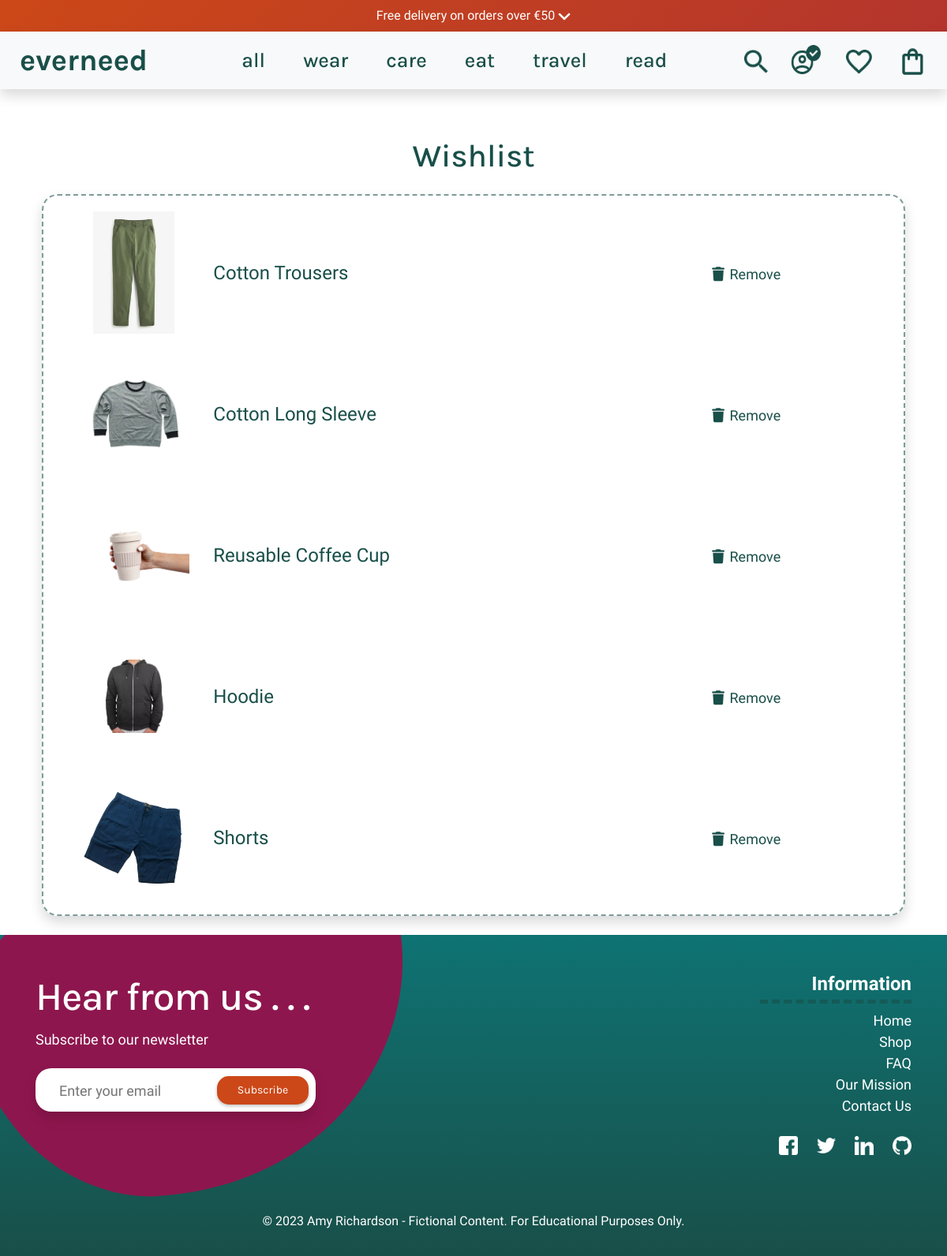
Before: /wishlist/ (signed in) with the older database file.
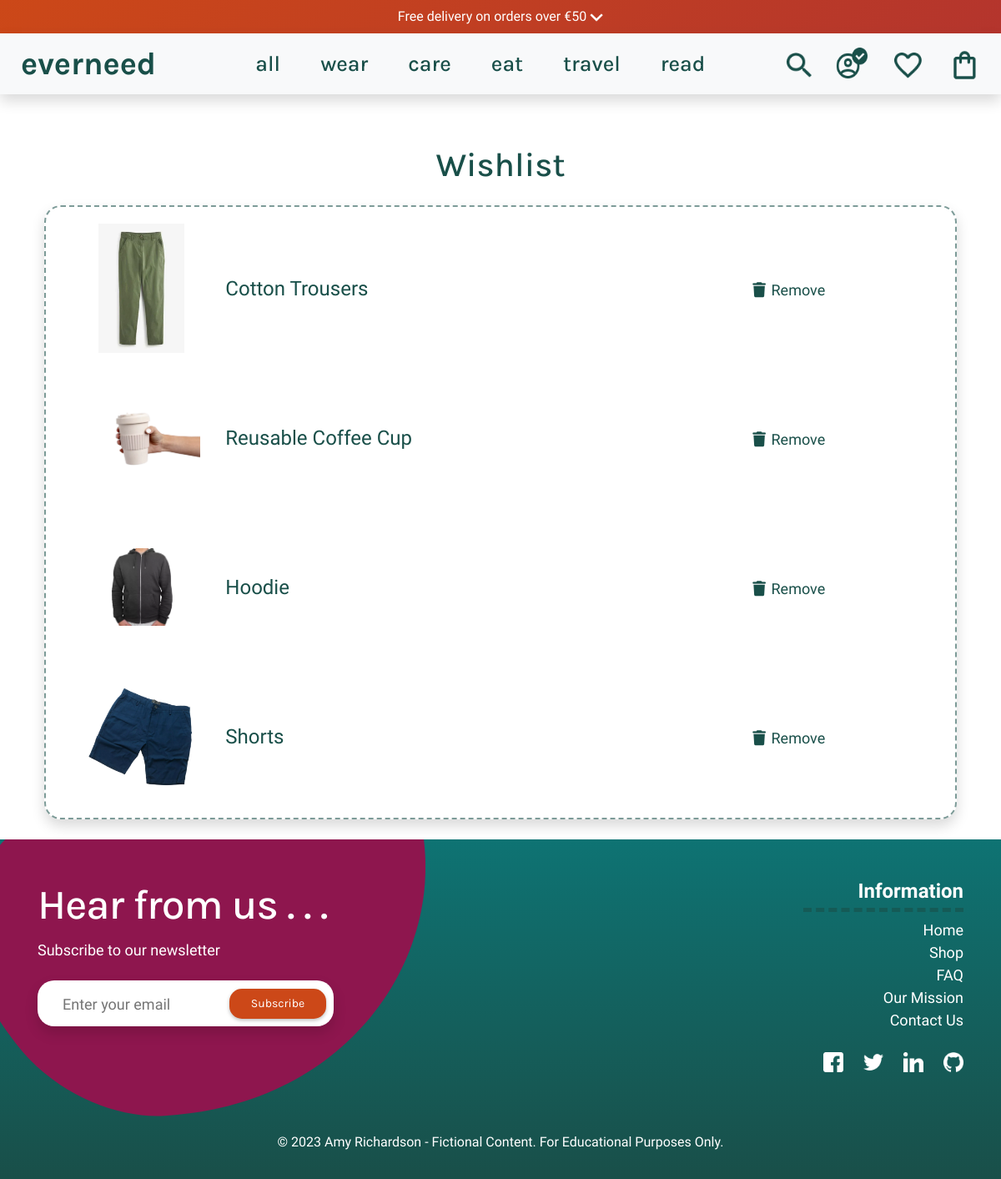
After: the same page with the newer database file.
### wishlist/models.py (models this page shows, shortened)
class Wishlist(models.Model):
    user_profile = models.ForeignKey(UserProfile, on_delete=models.CASCADE,
                                     null=False, blank=False,
                                     related_name='user_wishlist',
                                     default=None)
    product = models.ForeignKey(Product, null=False, blank=False,
                                on_delete=models.CASCADE, default=None)

### products/models.py (models this page shows, shortened)
class Product(models.Model):
    category = models.ForeignKey(
        'Category', null=True, blank=True, on_delete=models.SET_NULL)
    sku = models.CharField(
        max_length=254, null=True, blank=True)
    name = models.CharField(max_length=254)
    description = models.TextField(max_length=1024, default='')
    price = models.DecimalField(max_digits=6, decimal_places=2)
    sale_price = models.DecimalField(
        max_digits=6, decimal_places=2, null=True, blank=True)
    discount = models.DecimalField(
        max_digits=6, decimal_places=2, null=True, blank=True)
    has_sizes = models.BooleanField(default=False, null=True, blank=True)
    ml_sizes = models.BooleanField(default=False, null=True, blank=True)
    is_shoe = models.BooleanField(default=False, null=True, blank=True)
    carbon_fp = models.DecimalField(
        max_digits=6, decimal_places=2, blank=True, null=True)
    carbon_saved = models.DecimalField(
        max_digits=6, decimal_places=2, blank=True, null=True)
    rating = models.DecimalField(max_digits=6, decimal_places=2, null=True,
                                 blank=True)
    image_url = models.URLField(
        max_length=1024, null=True, blank=True)
    image = models.ImageField(null=True, blank=True)
    feature_product = models.BooleanField(default=False, blank=True)
    is_sale = models.BooleanField(default=False)

### wishlist/views.py (the view)
# urls.py: path('wishlist/', include('wishlist.urls')),
@login_required
def wishlist(request):
    user_profile = UserProfile.objects.get(user=request.user)
    user_wishlist = Wishlist.objects.filter(user_profile=user_profile)
    return render(request, 'wishlist/wishlist.html', {'user_wishlist': user_wishlist})

### wishlist/templates/wishlist/wishlist.html (shortened to what this page needs)
{% extends 'base.html' %}
{% load static %}
{% block content %}
<div class="container mt-5 text-center">
    <div class="row">
        <h1 class="col section-title my-3">Wishlist</h1>
    </div>
    <div class="row wishlist-border p-2 mb-4 m-2 shadow">
        <div class="col-12">
            {% if user_wishlist %}
            <ul class="list-group">
                {% for item in user_wishlist %}
                <li class="list-group-item">
                    <div class="row align-items-center">
                        <div class="col-2">
                            <a href="{% url 'product_detail' item.product.id %}">
                                {% if item.product.image %}
                                <img class="w-100 wishlist-prod" src="{{ item.product.image.url }}" alt="{{ item.product.name }}">
                                {% else %}
                                <img class="w-100 wishlist-prod" src="{{ MEDIA_URL }}product_placeholder.png"
                                    alt="{{ item.product.name }}">
                                {% endif %}
                            </a>
                        </div>
                        <div class="col-6 text-left">
                            <p class="my-0">{{ item.product.name }}</p>
                        </div>
                        <div class="col-4">
                            <a href="{% url 'remove_from_wishlist' item.product.id %}" class="wishlist-delete">
                                <i class="fas fa-trash wishlist-icon"></i> Remove
                            </a>
                        </div>
                    </div>
                </li>
                {% endfor %}
            </ul>
            {% else %}
            <div class="col-12 text-center my-5">
                <p class="p-txt">Your wishlist is empty.</p>
            </div>
            {% endif %}
        </div>
    </div>
</div>
{% endblock %}

### templates/base.html (shortened to what this page needs)
{% load static %}
<!doctype html>
<html lang="en">
<head>
    {% block corecss %}
    <link rel="stylesheet" href="https://cdn.jsdelivr.net/npm/bootstrap@4.6.2/dist/css/bootstrap.min.css"
>
    <link rel="stylesheet" href="{% static 'css/base.css' %}">
    {% endblock %}
</head>
<body>
    {% include 'includes/header.html' %}
    <main>
    {% block content %}
    {% endblock %}
    </main>
    {% include 'includes/footer.html' %}
</body>
</html>

### templates/includes/header.html (shortened to what this page needs)
{% load static %}
<header class="container-fluid fixed-top p-0">
    {% include 'includes/delivery_banner.html' %}
    <nav class="navbar navbar-expand-lg navbar-light bg-light shadow">
        <div class="row">
            <div class="logo ml-lg-2 ml-xl-2">
                <a href="{% url 'home' %}" class="nav-link navbar-logo ml-3">
                everneed
                </a>
            </div>
        </div>
        <div class="collapse navbar-collapse" id="navbarTogglerDemo02">
            <ul class="navbar-nav w-auto mx-auto w-75">
                <li class="nav-item dropdown {% if request.resolver_match.url_name == 'products' and not request.GET.category %}active-nav-item{% endif %}">
                    <a class="nav-links mx-lg-4 mx-md-2 pb-2" href="{% url 'products' %}" id="all-products-link" data-toggle="dropdown"
                        aria-haspopup="true" aria-expanded="false">
                        all
                    </a>
                </li>
                <li class="nav-item dropdown {% if request.GET.category == 'wear' %}active-nav-item{% endif %}">
                    <a class="nav-links mx-lg-4 mx-md-2" href="{% url 'products' %}?category=wear" data-toggle="dropdown" aria-haspopup="true"
                        aria-expanded="false">
                        wear
                    </a>
                </li>
                <li class="nav-item dropdown {% if request.GET.category == 'care' %}active-nav-item{% endif %}">
                    <a class="nav-links mx-lg-4 mx-md-2" href="{% url 'products' %}?category=care" data-toggle="dropdown" aria-haspopup="true"
                        aria-expanded="false">
                        care
                    </a>
                </li>
                <li class="nav-item dropdown {% if request.GET.category == 'eat' %}active-nav-item{% endif %}">
                    <a class="nav-links mx-lg-4 mx-md-2" href="{% url 'products' %}?category=eat" data-toggle="dropdown" aria-haspopup="true"
                        aria-expanded="false">
                        eat
                    </a>
                </li>
                <li class="nav-item dropdown {% if request.GET.category == 'travel' %}active-nav-item{% endif %}">
                    <a class="nav-links mx-lg-4 mx-md-2" href="{% url 'products' %}?category=travel" data-toggle="dropdown" aria-haspopup="true"
                        aria-expanded="false">
                        travel
                    </a>
                </li>
                <li class="nav-item dropdown {% if request.resolver_match.url_name == 'article' %}active-nav-item{% endif %}">
                    <a class="nav-links mx-lg-4 mx-md-2" href="{% url 'article' %}" title="articles">
                        read
                    </a>
                </li>
            </ul>
            <ul class="nav-menu list-inline list-unstyled text-center text-lg-right my-0">
                <li class="list-inline-item">
                    <a class="nav-link" href="#" data-toggle="modal" data-target="#searchModal" title="Search">
                            <div class="text-center mx-2">
                                <img src="{% static 'icons/search.png' %}" class="nav-search" alt="search">
                            </div>
                    </a>
                </li>
                <li class="list-inline-item dropdown">
                    <a class="nav-link nav-links" href="{% url 'profile' %}" id="user-options" data-toggle="dropdown" aria-haspopup="true"
                        aria-expanded="false" title="Account">
                        <div class="text-center mx-2">
                            <img src="{% if request.user.is_authenticated %}{% static 'icons/logged_in.png' %}{% else %}{% static 'icons/account_circle.png' %}{% endif %}" class="nav-image nav-profile" alt="profile">
                        </div>
                    </a>
                </li>
                <li class="list-inline-item">
                    {% if request.user.is_authenticated %}
                    <a class="" href="{% url 'wishlist' %}" title="Wishlist">
                        <div class="text-center mx-2">
                            <img src="{% static 'icons/wishlist.png' %}" class="nav-image" alt="wishlist">
                        </div>
                    </a>
                    {% else %}
                    <a class="" href="/accounts/login/" title="Wishlist">
                        <div class="text-center mx-2">
                            <img src="{% static 'icons/wishlist.png' %}" class="nav-image" alt="wishlist">
                        </div>
                    </a>
                    {% endif %}
                </li>
                <li class="list-inline-item">
                    <a class="" href="{% url 'bag' %}" title="Bag">
                        <div class="text-center mx-2 d-none d-sm-block d-md-none d-lg-block d-xl-block">
                            {% if total_item_count == 0 %}
                            <img src="{% static 'icons/bag.png' %}" class="nav-image" alt="shopping bag">
                            {% else %}
                            <img src="{% static 'icons/bag_number_item.png' %}" class="nav-image" alt="shopping bag">
                            <span class="bag-quantity">{{ total_item_count }}</span>
                            {% endif %}
                        </div>
                    </a>
                </li>
            </ul>
        </div>
    </nav>
</header>

### templates/includes/delivery_banner.html (shortened to what this page needs)
{% load static %}
<div class="dropdown">
    <div class="text-center w-100 p-2 text-white delivery_dropdown">
        <span class="delivery_ban" id="dropdown-arrow">
            Free delivery on orders over €{{ free_delivery_threshold }}
            <img src="{% static 'icons/dropdown_white.png' %}" class="dropdown_white_arrow"
                alt="dropdown arrow for delivery information overlay">
        </span>
    </div>
</div>

### templates/includes/footer.html (shortened to what this page needs)
{% load static %}
<footer class="footer-bg text-white">
    <div class="container py-4">
        <div class="row justify-content-between">
            <div class="newsletter js-rollover" data-radius="50">
                <h2 class="newsletter-title">Hear from us . . .</h2>
                <p class="newsletter-text">Subscribe to our newsletter</p>
                <form method="GET" action="" class="newsletter-form" target="_blank">
                    <input type="email" name="EMAIL" id="email" class="shadow" placeholder="Enter your email">
                    <button type="submit" class="button newsletter-button">Subscribe</button>
                </form>
            </div>
            <div class="justify-content-end mt-2 footer-right">
                <div class="col-12 mb-4">
                    <div class="text-center text-lg-right">
                        <h4 class="mt-3 font-weight-bold footer-info">Information</h4>
                        <ul class="list-unstyled">
                            <li><a href="{% url 'home' %}" class="footer-links">Home</a></li>
                            <li><a href="{% url 'products' %}" class="footer-links">Shop</a></li>
                            <li><a href="{% url 'faq' %}" class="footer-links">FAQ</a></li>
                            <li><a href="{% url 'home' %}#our_mission" class="footer-links">Our Mission</a></li>
                            <li><a href="#" data-toggle="modal" data-target="#contactModal" class="footer-links">Contact Us</a></li>
                        </ul>
                    </div>
                </div>
                <div class="col-6 col-md-3 social social-icons mt-4">
                    <a href="https://www.facebook.com/" target="blank" rel="noopener"
                        aria-label="Facebook-opens in a new tab" title="Facebook">
                        <img src="{% static 'icons/facebook.png' %}" alt="Facebook Icon" class="social-icon">
                    </a>
                    <a href="https://twitter.com/home" target="blank" rel="noopener"
                        aria-label="Twitter-opens in a new tab" title="Twitter">
                        <img src="{% static 'icons/twitter.png' %}" alt="Twitter Icon" class="social-icon">
                    </a>
                    <a href="https://www.linkedin.com/in/amy-richardson-dev/" target="blank" rel="noopener"
                        aria-label="LinkedIn-opens in a new tab" title="LinkedIn">
                        <img src="{% static 'icons/linkedin.png' %}" alt="LinkedIn Icon" class="social-icon">
                    </a>
                    <a href="https://github.com/amylour" target="blank" rel="noopener"
                        aria-label="Github-opens in a new tab" title="GitHub">
                        <img src="{% static 'icons/github.png' %}" alt="Github Icon" class="social-icon">
                    </a>
                </div>
            </div>
        </div>
    </div>
    <div class="text-center pt-4 copyright mt-4 p-3">
        <p class="footer-p">&copy; 2023 Amy Richardson - Fictional Content. For Educational Purposes Only.</p>
    </div>
</footer>

Changed rows visible on the page:
removed Wishlist: product.image (picture), product.name "Cotton Long Sleeve"
